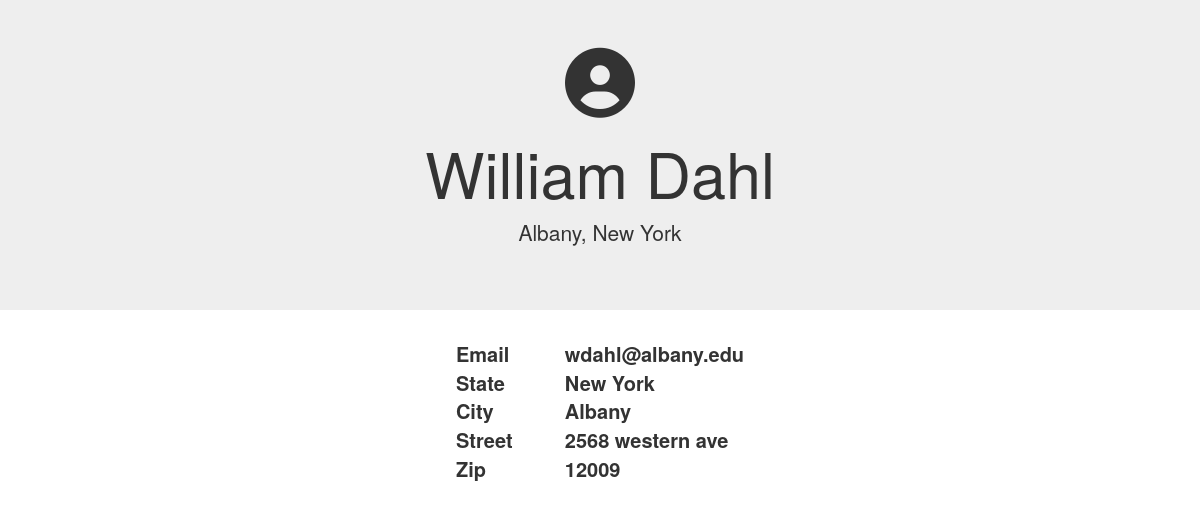
/RateMyServices/general_profile/1/, run on the app's committed database.
### RateMyServices/models.py (models this page shows, shortened)
class GeneralUser(models.Model):
	first_name = models.CharField(max_length=30)
	last_name = models.CharField(max_length=30)
	email = models.EmailField()
	password = models.CharField(max_length=30)
	state = models.CharField(max_length=30)
	city = models.CharField(max_length=30)
	zips = models.CharField(max_length=5)
	street = models.CharField(max_length=100)
	phone = models.CharField(max_length=12)

### RateMyServices/views.py (the view)
# urls.py: path('general_profile/<int:generaluser_id>/', views.general_profile, name='general_profile'),
def general_profile(request, generaluser_id):
	gUser = get_object_or_404(GeneralUser, id=generaluser_id)
	return render(request, 'RateMyServices/general_profile.html', {'gUser': gUser})

### RateMyServices/templates/RateMyServices/general_profile.html (shortened to what this page needs)
<!DOCTYPE html>
<html>
	<head>
		{% load static %}
		<link rel="stylesheet" href="https://maxcdn.bootstrapcdn.com/bootstrap/3.4.0/css/bootstrap.min.css">
		<link rel="stylesheet" href="path/to/font-awesome/css/font-awesome.min.css">
        <link rel="stylesheet" type="text/css" href="{% static 'RateMyServices/css/style.css' %}">
		<link rel="stylesheet" type="text/css" href="{% static 'RateMyServices/css/general_profile.css' %}">
	</head>
	<body>
		<div class="jumbotron jumbotron-fluid text-center">
			<div>
				<i class="fa fa-user-circle fa-5x"></i>
			</div>
			<h1>{{ gUser.first_name }} {{ gUser.last_name }}</h1>
			<p>{{ gUser.city }}, {{ gUser.state }}</p>
		</div>
		<div style="align-content: center">
			<table cellspacing="20" align="center" style="font-size: 20px">
				<tr style="padding: 30px">
				  <th>Email</th>
				  <th>{{ gUser.email }}</th>
				</tr>
				<tr style="padding: 30px">
					<th style="padding-right: 60px">State</th>
					<th>{{ gUser.state }}</th>
				</tr>
				<tr style="padding: 30px">
					<th>City</th>
					<th>{{ gUser.city }}</th>
				</tr>
				<tr style="padding: 30px">
					<th>Street</th>
					<th>{{ gUser.street }}</th>
				</tr>
				<tr style="padding: 30px">
						<th>Zip</th>
						<th>{{ gUser.zips }}</th>
				</tr>
			</table>
		</div>
	</body>
</html>

### RateMyServices/static/RateMyServices/css/style.css (style rules this page uses)
body { background: white url("images/background.gif") no-repeat; }

### data on the page
GeneralUser: first_name "William", last_name "Dahl", city "Albany", state "New York", email "wdahl@albany.edu", street "2568 western ave", zips "12009"
